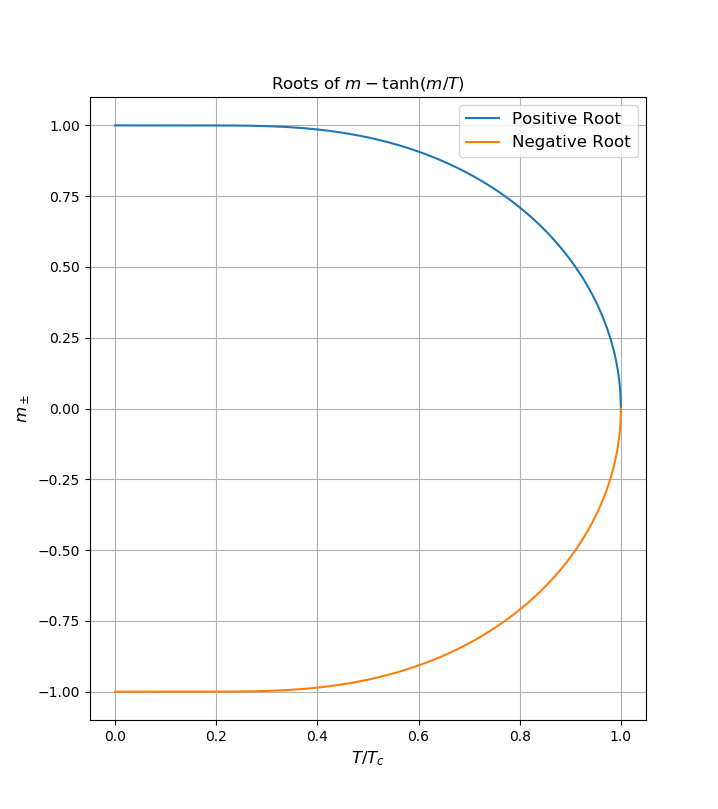

Write Python code to recreate this figure.
import numpy as np
import matplotlib.pyplot as plt
import subprocess


compiler = "gfortran"
flags = ["-Wall", "-Wextra", "-Wconversion-extra", "-std=f95", "-pedantic", "-fimplicit-none", "-fbacktrace", "-O3", "-march=native"]
source = "03.f90"
cmd = [compiler] + flags + [source]

print("Compiling {} with {} {}".format(source, compiler, flags))
bla = subprocess.run(cmd, check = True, stdout=subprocess.PIPE)
#print(bla)

if bla.returncode != 0:
    print("Oh, shit")
    exit(1)

print("Running code")
with open("out", mode = 'w') as outfile:
    bla = subprocess.run(["./a.out", ">>", "out"], check = True, stdout=outfile)

print("Plotting results")
fig = plt.figure()
ax = fig.add_subplot(111)

data = np.loadtxt("out", unpack = True)
#print(data)
T = data[0]
X = data[1]

ax.plot(T,  X, label = "Positive Root")
ax.plot(T, -X, label = "Negative Root")

#ax.set_yscale('log')
#ax.set_xscale('log')
ax.legend(fontsize = 'large')
ax.grid()
plt.title("Roots of $m - \\tanh(m/T)$", fontsize = 'large')
plt.ylabel("$m_\pm$", fontsize = 'large')
plt.xlabel("$T/T_c$", fontsize = 'large')

plt.show()
